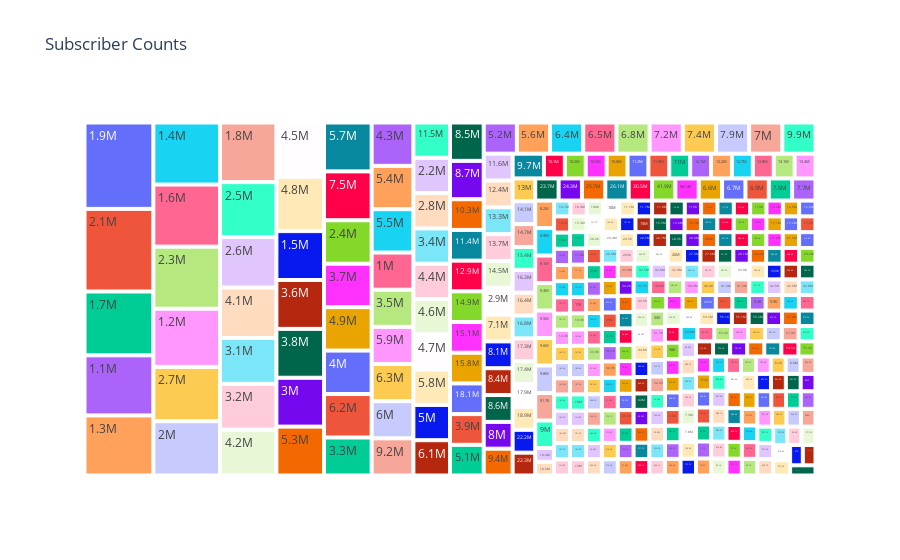

Notebook source saved alongside this figure:
### Code cell
ax2= px.treemap(df,path=['Subscribers Count'],title="Subscriber Counts",)
ax2.show()

### Figure 1 — Plotly figure (JSON) as saved in the notebook; plotly's stock layout.template omitted (floating-point values rounded to 4 significant figures; data arrays with more than 128 entries replaced by an {"elided": "..."} marker saying what was removed)
{"data": [{"branchvalues": "total", "domain": {"x": [0, 1], "y": [0, 1]}, "hovertemplate": "labels=%{label}<br>count=%{value}<br>parent=%{parent}<br>id=%{id}<extra></extra>", "ids": {"elided": "413 str values"}, "labels": {"elided": "413 str values"}, "name": "", "parents": {"elided": "413 str values"}, "type": "treemap", "values": {"elided": "413 int values"}}], "layout": {"legend": {"tracegroupgap": 0}, "title": {"text": "Subscriber Counts"}}}
